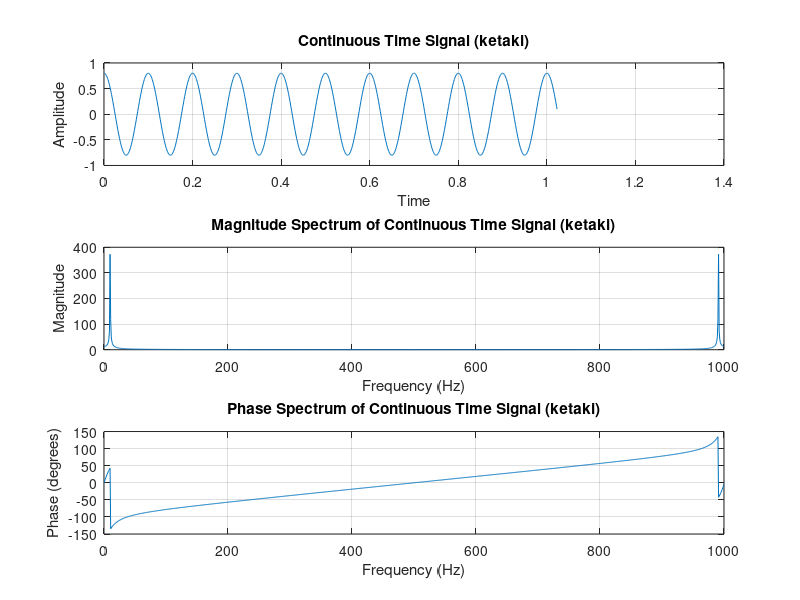

The MATLAB source for this figure:
close all;
clear all;
clc;

% Define the parameters
fs = 1000; % Sampling frequency
N = 1024; % Number of samples
t = (0:N-1) * (1/fs); % Time vector

% Define a continuous-time signal (cosine in this case)
f = 10; % Frequency of the cosine function
A = 0.8; % Amplitude of the cosine function
x = A * cos(2 * pi * f * t);

% Plot the original signal
subplot(3,1,1);
plot(t, x);
grid;
xlabel('Time');
ylabel('Amplitude');
title('Continuous Time Signal (ketaki)');

% Compute the Fourier transform
X = fft(x);

% Compute the magnitude spectrum
Xmag = abs(X);
frequencies = linspace(0, fs, N);
subplot(3,1,2);
plot(frequencies, Xmag);
grid;
xlabel('Frequency (Hz)');
ylabel('Magnitude');
title('Magnitude Spectrum of Continuous Time Signal (ketaki)');

% Compute the phase spectrum
Xphase = angle(X) * (180/pi);
subplot(3,1,3);
plot(frequencies, Xphase);
grid;
xlabel('Frequency (Hz)');
ylabel('Phase (degrees)');
title('Phase Spectrum of Continuous Time Signal (ketaki)');
